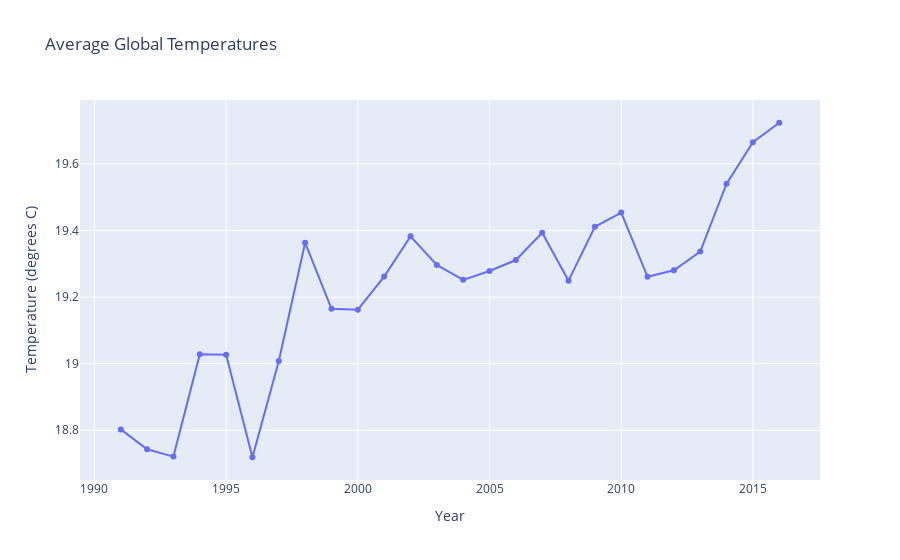

Notebook code for this chart:
### Code cell
import numpy as np
np.random.seed(1)
import plotly.graph_objects as go
fig = go.Figure()
fig.add_trace(go.Scatter(x=mean_df['Year'], y=mean_df['Temperature'],
                    mode='lines+markers',
                    name='lines+markers'))

fig.update_layout(title='Average Global Temperatures',
                   xaxis_title='Year',
                   yaxis_title='Temperature (degrees C)')

### Figure 1 — Plotly figure (JSON) as saved in the notebook; plotly's stock layout.template omitted (floating-point values rounded to 4 significant figures)
{"data": [{"mode": "lines+markers", "name": "lines+markers", "type": "scatter", "x": [1991, 1992, 1993, 1994, 1995, 1996, 1997, 1998, 1999, 2000, 2001, 2002, 2003, 2004, 2005, 2006, 2007, 2008, 2009, 2010, 2011, 2012, 2013, 2014, 2015, 2016], "y": [18.8, 18.74, 18.72, 19.03, 19.03, 18.72, 19.01, 19.36, 19.16, 19.16, 19.26, 19.38, 19.3, 19.25, 19.28, 19.31, 19.39, 19.25, 19.41, 19.45, 19.26, 19.28, 19.34, 19.54, 19.66, 19.72]}], "layout": {"title": {"text": "Average Global Temperatures"}, "xaxis": {"title": {"text": "Year"}}, "yaxis": {"title": {"text": "Temperature (degrees C)"}}}}
